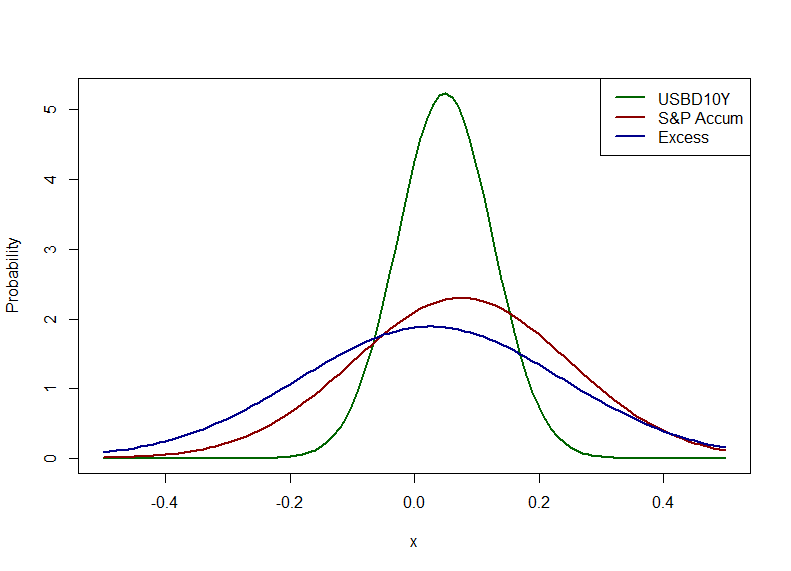

Recreate this plot in R.
library(timeSeries)
source("common.R")
source("bonds.R")

monthly <- toTimeSeries(loadMonthly())
usb <- monthly[,"USBD10Y"]
bond.returns <- timeSeries(data=bond.hpr.monthly(usb[-length(usb)], usb[-1]),
                           charvec=rownames(usb)[-1])
names(bond.returns) <- names(usb)

sp.returns <- na.omit(fapply(monthly[,"S.PCOMP.RI."], FUN=returns))
excess.returns <- sp.returns - bond.returns

x <- seq(from=-.5, to=.5, by=.01)
plot(x, dnorm(x, mean=mean(bond.returns)*12, sd=sd(bond.returns)*sqrt(12)),
     ylab="Probability", 
     col="darkgreen", type="l", lwd=2)
points(x, dnorm(x, mean=mean(sp.returns)*12, sd=sd(sp.returns)*sqrt(12)),
       col="darkred", type='l', lwd=2)
points(x, dnorm(x, mean=mean(excess.returns)*12, sd=sd(excess.returns)*sqrt(12)),
       col="darkblue", type='l', lwd=2)
legend("topright", c("USBD10Y", "S&P Accum", "Excess"), 
       col=c("darkgreen", "darkred", "darkblue"), lwd=2)
